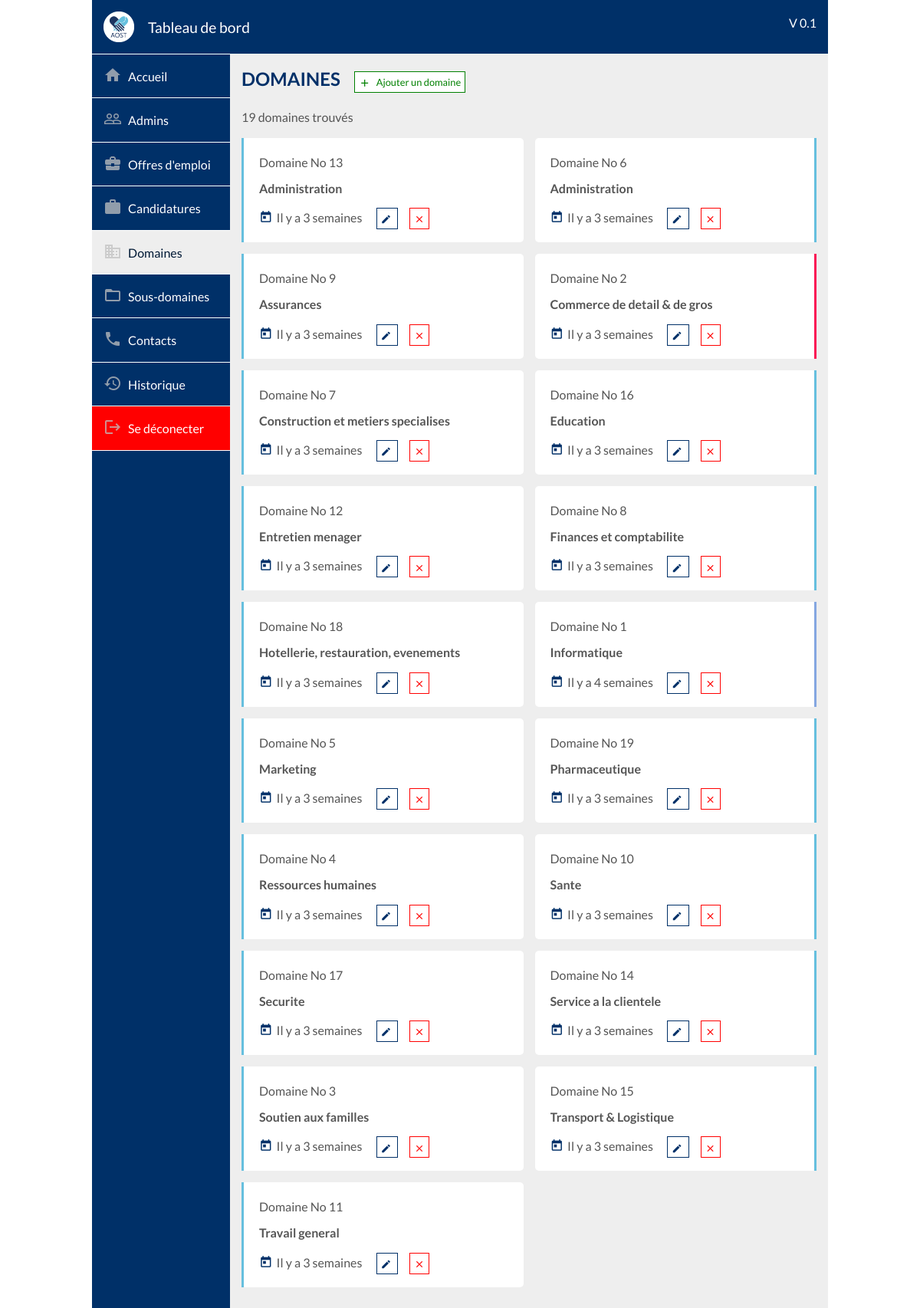
Page /dashboard/domains/index.php (signed in) on the committed database.
### tables this page shows
CREATE TABLE IF NOT EXISTS `domains` (
  `id` bigint(20) NOT NULL AUTO_INCREMENT,
  `id_admin` bigint(20) NOT NULL,
  `name` varchar(100) NOT NULL,
  `color` varchar(100) NOT NULL,
  `added_at` datetime NOT NULL DEFAULT CURRENT_TIMESTAMP,
  PRIMARY KEY (`id`),
  KEY `id_admin` (`id_admin`)
);

### dashboard/domains/index.php (called while the page is built)
<?php include($_SERVER["DOCUMENT_ROOT"]."/aost/dashboard/outils/php/redirection.php");
	redirection("Domaines", _DASHBOARD_PHP_PATH."domains/domains.php", "domains", "", _DASHBOARD_PATH."domains/domains.css", _DASHBOARD_PATH."domains/domains.js");
?>

### class/Domain.class.php (called while the page is built, shortened)
<?php
class domain
{
    private $_id;
    private $_name;
    private $_color;
    private $_added_at;
    public function __construct(array $data){
        foreach ($data as $key => $value) {
            $method='set'.ucfirst($key);
        }
    }
    public function setId($id){
        $this->_id=$id;
    }
    public function getId(){
        return $this->_id;
    }
    public function setName($name){
        $this->_name=htmlentities(strval($name));
    }
    public function getName(){
        return $this->_name;
    }
    public function setColor($color){
        $this->_color=htmlentities(strval($color));
    }
    public function getColor(){
        return $this->_color;
    }
    public function setAdded_at($added_at){
        if(is_string($added_at)){
            $this->_added_at=$added_at;
        }
    }
    public function getAdded_at(){
        return $this->_added_at;
    }
public function getDomains() {
    include(_APP_PATH."bd/server-connect.php");
    $query=$db->prepare("SELECT * FROM domains ORDER BY name ASC");
    $domain=[];
    if($query->execute()){
        while($data=$query->fetch()){
            $domain[]=new Domain($data);
        }
        return $domain;
    }else{
        return false;
    }
}
}
?>

### outils/php/functions.php (called while the page is built, shortened)
<?php
$tab_month=array("Janvier","Février","Mars","Avril","Mai","Juin","Juillet","Aougt","Septembre","Octobre","Novembre","Décembre");
function get_elapsed_time($datetime){
	global $tab_month;
	$date_convert_in_seconde = strtotime($datetime);
	if(date('Ymd', $date_convert_in_seconde) == date('Ymd')){
		$diff = time()-$date_convert_in_seconde;
		if($diff < 60){
			return "Il y a ".$diff." secondes";
		}else if($diff < 3600){
			return "Il y a ".floor($diff/60)." min";
		}else if($diff < 86400){
			return "Il y a ".floor($diff/3600)."h";
		}
	}else if(date('Ymd', $date_convert_in_seconde) == date('Ymd', strtotime('- 1 DAY'))){
		return "Hier";
	}else if(date('Ymd', $date_convert_in_seconde) == date('Ymd', strtotime('- 2 DAY'))){
		return "Il y a 2 jours";
	}else if(date('Ymd', $date_convert_in_seconde) == date('Ymd', strtotime('- 3 DAY'))){
		return "Il y a 3 jours";
	}else if(date('Ymd', $date_convert_in_seconde) == date('Ymd', strtotime('- 4 DAY'))){
		return "Il y a 4 jours";
	}else if(date('Ymd', $date_convert_in_seconde) == date('Ymd', strtotime('- 5 DAY'))){
		return "Il y a 5 jours";
	}else if(date('Ymd', $date_convert_in_seconde) == date('Ymd', strtotime('- 6 DAY'))){
		return "Il y a 6 jours";
	}else if(date('YW', $date_convert_in_seconde) == date('YW', strtotime('- 1 WEEK'))){
		return "Il y a 1 semaine";
	}else if(date('YW', $date_convert_in_seconde) == date('YW', strtotime('- 2 WEEK'))){
		return "Il y a 2 semaines";
	}else if(date('YW', $date_convert_in_seconde) == date('YW', strtotime('- 3 WEEK'))){
		return "Il y a 3 semaines";
	}else if(date('YW', $date_convert_in_seconde) == date('YW', strtotime('- 4 WEEK'))){
		return "Il y a 4 semaines";
	}else if(date('Ym', $date_convert_in_seconde) == date('Ym', strtotime('- 1 MONTH'))){
		return "Il y a 1 mois";
	}else if(date('Ym', $date_convert_in_seconde) == date('Ym', strtotime('- 2 MONTH'))){
		return "Il y a 2 mois";
	}else if(date('Ym', $date_convert_in_seconde) == date('Ym', strtotime('- 3 MONTH'))){
		return "Il y a 3 mois";
	}else if(date('Ym', $date_convert_in_seconde) == date('Ym', strtotime('- 4 MONTH'))){
		return "Il y a 4 mois";
	}else if(date('Ym', $date_convert_in_seconde) == date('Ym', strtotime('- 5 MONTH'))){
		return "Il y a 5 mois";
	}else if(date('Ym', $date_convert_in_seconde) == date('Ym', strtotime('- 6 MONTH'))){
		return "Il y a 6 mois";
	}else if(date('Ym', $date_convert_in_seconde) == date('Ym', strtotime('- 7 MONTH'))){
		return "Il y a 7 mois";
	}else if(date('Ym', $date_convert_in_seconde) == date('Ym', strtotime('- 8 MONTH'))){
		return "Il y a 8 mois";
	}else if(date('Ym', $date_convert_in_seconde) == date('Ym', strtotime('- 9 MONTH'))){
		return "Il y a 9 mois";
	}else if(date('Ym', $date_convert_in_seconde) == date('Ym', strtotime('- 10 MONTH'))){
		return "Il y a 10 mois";
	}else if(date('Ym', $date_convert_in_seconde) == date('Ym', strtotime('- 11 MONTH'))){
		return "Il y a 11 mois";
	}else if(date('Y', $date_convert_in_seconde) == date('Y', strtotime('- 1 YEAR'))){
		return "Il y a 1 an";
	}else if(date('Y', $date_convert_in_seconde) == date('Y', strtotime('- 2 YEAR'))){
		return "Il y a 2 ans";
	}else if(date('Y', $date_convert_in_seconde) == date('Y', strtotime('- 3 YEAR'))){
		return "Il y a 3 ans";
	}else if(date('Y', $date_convert_in_seconde) == date('Y', strtotime('- 4 YEAR'))){
		return "Il y a 4 ans";
	}else if(date('Y', $date_convert_in_seconde) == date('Y', strtotime('- 5 YEAR'))){
		return "Il y a 5 ans";
	}else if(date('Y', $date_convert_in_seconde) == date('Y', strtotime('- 6 YEAR'))){
		return "Il y a 6 ans";
	}else if(date('Y', $date_convert_in_seconde) == date('Y', strtotime('- 7 YEAR'))){
		return "Il y a 7 ans";
	}else if(date('Y', $date_convert_in_seconde) == date('Y', strtotime('- 8 YEAR'))){
		return "Il y a 8 ans";
	}else if(date('Y', $date_convert_in_seconde) == date('Y', strtotime('- 9 YEAR'))){
		return "Il y a 9 ans";
	}else if(date('Y', $date_convert_in_seconde) == date('Y', strtotime('- 10 YEAR'))){
		return "Il y a 10 ans";
	}else if(date('Y', $date_convert_in_seconde) == date('Y', strtotime('- 11 YEAR'))){
		return "Il y a 11 ans";
	}else if(date('Y', $date_convert_in_seconde) == date('Y', strtotime('- 12 YEAR'))){
		return "Il y a 12 ans";
	}else if(date('Y', $date_convert_in_seconde) == date('Y', strtotime('- 13 YEAR'))){
		return "Il y a 13 ans";
	}else if(date('Y', $date_convert_in_seconde) == date('Y', strtotime('- 14 YEAR'))){
		return "Il y a 14 ans";
	}else if(date('Y', $date_convert_in_seconde) == date('Y', strtotime('- 15 YEAR'))){
		return "Il y a 15 ans";
	}else if(date('Y', $date_convert_in_seconde) == date('Y', strtotime('- 16 YEAR'))){
		return "Il y a 16 ans";
	}else if(date('Y', $date_convert_in_seconde) == date('Y', strtotime('- 17 YEAR'))){
		return "Il y a 17 ans";
	}else if(date('Y', $date_convert_in_seconde) == date('Y', strtotime('- 18 YEAR'))){
		return "Il y a 18 ans";
	}else if(date('Y', $date_convert_in_seconde) == date('Y', strtotime('- 19 YEAR'))){
		return "Il y a 19 ans";
	}else if(date('Y', $date_convert_in_seconde) == date('Y', strtotime('- 20 YEAR'))){
		return "Il y a 20 ans";
	}else if(date('Y', $date_convert_in_seconde) < date('Y', strtotime('- 20 YEAR'))){
		return "Il y a plus de 20 ans";
	}else{
		$mois=date('m',$date_convert_in_seconde);
		$mois=$tab_month[$mois-1];
		return 'depuis le '.date('d', $date_convert_in_seconde)." ".$mois;
	}
}
?>

### dashboard/domains/domains.php (the view, shortened to what this page needs)
<h2 class="margin-top-none" style="display: inline-block">Domaines</h2>
<span class="btnAdd btnAddAdmin" id="btnAddDomain">
  <i class="material-icons vertical-align-bottom margin-right-5">add</i>
  <span class="">Ajouter un domaine</span>
</span>
<?php
$domains = $domain->getDomains();
?>
<span class="stat" style="display: block">
  <?php
  if(count($domains) > 1){
    echo count($domains)." domaines trouvés";
  }else {
    if(count($domains) > 0){
      echo "Un domaine trouvé";
    }else {
      echo "Aucun domaine trouvé";
    }
  }
  ?>
</span>
<div class="suggest_container">
  <?php
    $i= 0;
		foreach ($domains as $domain) {
      if($i%2 != 0){
        $border_color = $domain->getColor() != "" ? "border-right: 3px solid #".$domain->getColor() : "";
      }else {
        $border_color = $domain->getColor() != "" ? "border-left: 3px solid #".$domain->getColor() : "";
      }
	?>
    <div class="suggest_block" style="<?php echo $border_color; ?>">
      <div class="suggest_row">
        <span class="suggest_col">Domaine No <?php echo $domain->getId(); ?></span>
      </div>
      <div class="suggest_row">
        <span class="suggest_title"  style="max-width: 100%; overflow: hidden; height: 1.4em;" title="<?php echo ucfirst(htmlspecialchars_decode($domain->getName())); ?>"> <?php echo ucfirst(htmlspecialchars_decode($domain->getName())); ?></span>
      </div>
      <div class="suggest_row">
        <span class="suggest_col"><i class="material-icons vertical-align-bottom margin-right-5 background-primary">today</i><?php echo get_elapsed_time($domain->getAdded_at()); ?></span>
        <span class="btnEdit" id="btnEditDomain<?php echo $domain->getId(); ?>" title="Modifier cet domaine">
          <i class="material-icons vertical-align-bottom">edit</i>
        </span>
        <span class="btnDelete" id="btnDeleteDomain<?php echo $domain->getId(); ?>" title="Supprimer ce domaine">
          <i class="material-icons vertical-align-bottom">close</i>
        </span>
      </div>
    </div>
  <?php $i++;} ?>
</div>

### rows in the picture
domains: id "13", name "Administration", added_at "Il y a 3 semaines"
domains: id "6", name "Administration", added_at "Il y a 3 semaines"
domains: id "9", name "Assurances", added_at "Il y a 3 semaines"
domains: id "2", name "Commerce de detail & de gros", added_at "Il y a 3 semaines"
domains: id "7", name "Construction et metiers specialises", added_at "Il y a 3 semaines"
domains: id "16", name "Education", added_at "Il y a 3 semaines"
domains: id "12", name "Entretien menager", added_at "Il y a 3 semaines"
domains: id "8", name "Finances et comptabilite", added_at "Il y a 3 semaines"
domains: id "18", name "Hotellerie, restauration, evenements…", added_at "Il y a 3 semaines"
domains: id "1", name "Informatique", added_at "Il y a 4 semaines"
domains: id "5", name "Marketing", added_at "Il y a 3 semaines"
domains: id "19", name "Pharmaceutique", added_at "Il y a 3 semaines"
domains: id "4", name "Ressources humaines", added_at "Il y a 3 semaines"
domains: id "10", name "Sante", added_at "Il y a 3 semaines"
domains: id "17", name "Securite", added_at "Il y a 3 semaines"
domains: id "14", name "Service a la clientele", added_at "Il y a 3 semaines"
domains: id "3", name "Soutien aux familles", added_at "Il y a 3 semaines"
domains: id "15", name "Transport & Logistique", added_at "Il y a 3 semaines"
domains: id "11", name "Travail general", added_at "Il y a 3 semaines"

### other values in the picture
count($domains) "19"
